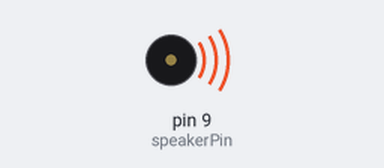
The sketch below on a simulated Arduino Uno, built with avr-gcc and run on an emulated ATmega328P. Shown: buzzer (waves = sounding).

Above: at 1.4 s.
At 18.9 s:
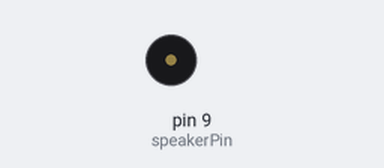
Timing chart, 0 to 23.8 s (numbered marks = the images above):
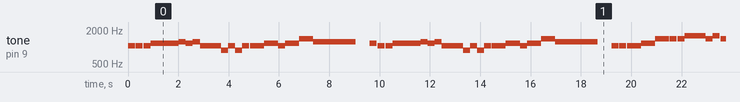

The sketch:

Romjaner_oi_rojar_ses_e.ino
```cpp
/* Romjaner Oi Rojar Sheshe Elo Khushur Eid.
It is a famous Eid-song by poet Kazi Nazrul Islam. */

/*defining notes of different scales.
--------------------------------------------*/
// low scale

#define d0 467
#define D0 494
#define n0 524
#define N0 555

// middle scale

#define S 588
#define r 623
#define R 660
#define g 699
#define G 740
#define M 784
#define m 831
#define P 880
#define d 933
#define D 988
#define n 1047
#define N 1109

//high scale

#define S1 1175
#define r1 1246
#define R1 1320
#define g1 1398
#define G1 1480
#define M1 1568
#define d1 1976

// for pausing between two notes, z for zero
#define z 0

// for beats or tempo or speed
// we can mutiply b by any number to get more duration in any single note
//Or devide for vice versa
#define b 280

// the pin where the speaker is connected to
int speakerPin = 9;

// number of notes in each verse of the song 22+22+25+25, total 94
int numTones =  94;


int tones[] = { n,z,n,z,n,S1,r1,S1,        r1,n,P,n,P,n, z,n,       S1,n,S1,g1,r1,z,
                S1,z,n,z,n,S1,r1,S1,       r1,n,P,n,P,n, z,n,       S1,n,S1,g1,r1,z,
                n,z,n,z,n,S1,g1,z,         g1,z,g1,M1,g1,M1,z,g1,   M1,g1,M1,d1,M1,r1,S1,n,z,
                n,z,n,z,n,S1,g1,z,         g1,z,g1,M1,g1,M1,z,g1,   M1,g1,M1,d1,M1,r1,S1,n,z
              };

int beats[] ={ b,b/10,b,b/8,b,4*b,b,b,         b,3*b,b,b,b,b,b/10,2*b,       2*b,b,2*b,2*b,6*b,2*b,
               b,b/10,b,b/8,b,4*b,b,b,         b,3*b,b,b,b,b,b/10,2*b,       2*b,b,2*b,2*b,6*b,2*b,
               b,b/10,b,b/10,2*b,2*b,2*b,b/15, b,b/10,b,3*b,b,b,b/10,2*b,    b,b,b,3*b,b,3*b,b,b,b,
               b,b/10,b,b/10,2*b,2*b,2*b,b/15, b,b/10,b,3*b,b,b,b/10,2*b,    b,b,b,3*b,b,3*b,b,b,2*b,
             };


void setup()
{
// the setup block is left empty.
}

void loop()
{
  for (int i = 0; i < numTones; i++)
  {

    tone(speakerPin, tones[i]);

    delay(beats[i]);
    }

  noTone(speakerPin);

}
```

Measured:
- by itself, tone on pin 9 (speakerPin): plays 1047 Hz for 0.28 s, 1047 Hz for 0.28 s, 1047 Hz for 0.28 s, 1175 Hz for 1.1 s, 1246 Hz for 0.28 s, 1175 Hz for 0.28 s … (261 notes in this stretch)
